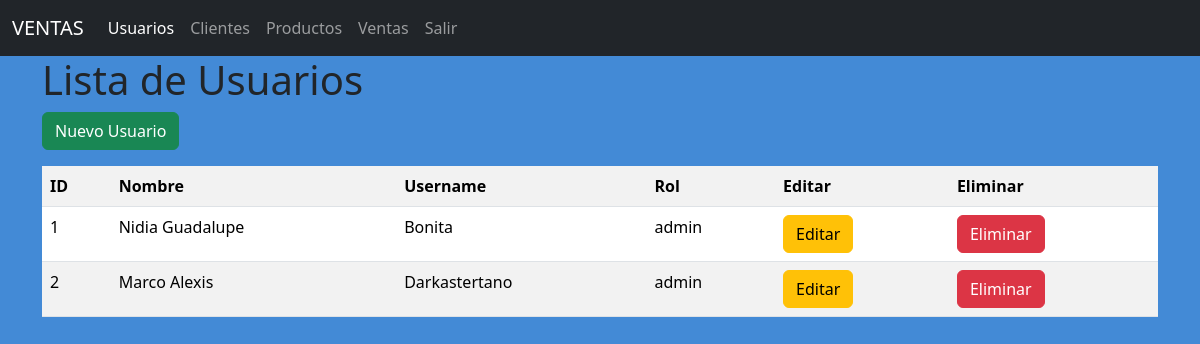
/usuarios/, run on an earlier commit of the app's database.
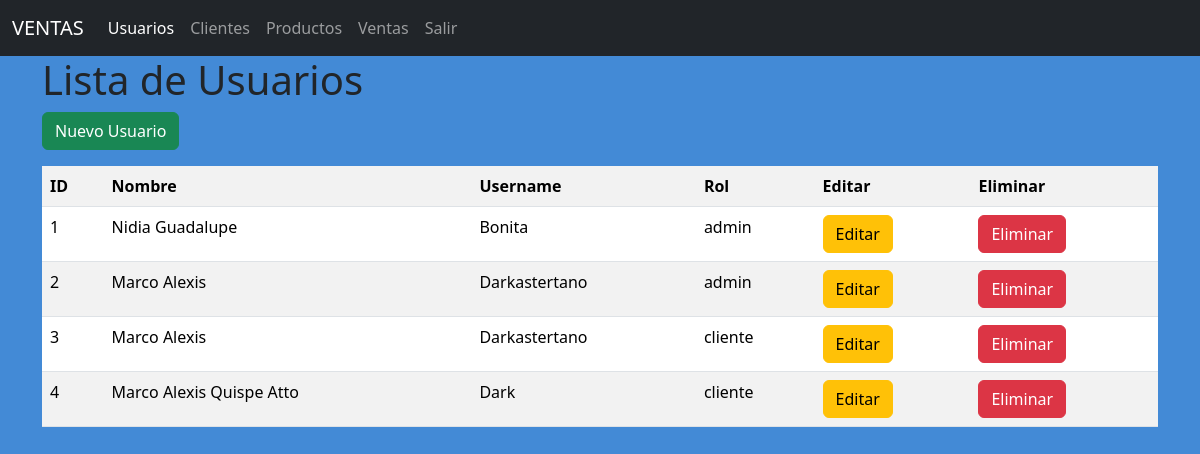
And on a later commit of the database.
### models/usuario_model.py (models this page shows, shortened)
class Usuario(db.Model, UserMixin):
    __tablename__ = "usuario"
    id = db.Column(db.Integer,primary_key = True)
    nombre = db.Column(db.String(80),nullable=False)
    username = db.Column(db.String(20),nullable=False)
    password = db.Column(db.String,nullable=False)
    rol = db.Column(db.String(20),nullable=False)
    @staticmethod
    def get_all():
        return Usuario.query.all()

### controllers/usuario_controller.py (the view)
@usuario_bp.route("/")
def index():
    usuarios = Usuario.get_all()
    return usuario_view.list(usuarios)

### run.py (called while the page is built)
@app.context_processor
def inject_active_path():
    def is_active(path):
        return 'active' if request.path == path else ''
    return (dict(is_active = is_active))

### views/usuario_view.py (called while the page is built)
def list(usuarios):
    return render_template('usuarios/index.html',usuarios= usuarios)

### templates/usuarios/index.html (shortened to what this page needs)
{% extends 'base.html' %}
{%block content%}
<h1>Lista de Usuarios</h1>
<a href="{{url_for('usuario.create')}}" class="btn btn-success mb-3">Nuevo Usuario</a>
<table class="table table-striped">
    <tr>
        <th>ID</th>
        <th>Nombre</th>
        <th>Username</th>
        <th>Rol</th>
        <th>Editar</th>
        <th>Eliminar</th>
    </tr>
    {%for item in usuarios%}
    <tr>
        <td>{{item.id}}</td>
        <td>{{item.nombre}}</td>
        <td>{{item.username}}</td>
        <td>{{item.rol}}</td>
        <td>
            <a href="{{url_for('usuario.edit',id=item.id)}}" class="btn btn-warning">Editar</a>
        </td>
        <td>
            <a href="{{url_for('usuario.delete',id=item.id)}}" class="btn btn-danger">Eliminar</a>
        </td>
    </tr>
    {%endfor%}
</table>
{% endblock %}

### templates/base.html (shortened to what this page needs)
<!doctype html>
<html lang="en">
  <head>
    <link href="https://cdn.jsdelivr.net/npm/bootstrap@5.3.6/dist/css/bootstrap.min.css" rel="stylesheet">
  </head>
  <body>
    <nav class="navbar navbar-expand-lg navbar-dark bg-dark">
        <div class="container-fluid">
          <a class="navbar-brand" href="#">VENTAS</a>
          <div class="collapse navbar-collapse" id="navbarNav">
            <ul class="navbar-nav">
              <li class="nav-item">
                <a class="nav-link {{is_active('/usuarios/')}}" aria-current="page" href="/usuarios/">Usuarios</a>
              </li>
              <li class="nav-item">
                <a class="nav-link {{is_active('/clientes/')}}" href="/clientes/">Clientes</a>
              </li>
              <li class="nav-item">
                <a class="nav-link {{is_active('/productos/')}}" href="/productos/">Productos</a>
              </li>
              <li class="nav-item">
                <a class="nav-link {{is_active('/ventas/')}}" href="/ventas/">Ventas</a>
              </li>
              <li class="nav-item">
                <a class="nav-link {{is_active('/')}}" href="/">Salir</a>
              </li>
            </ul>
          </div>
        </div>
      </nav>
    <div class="container">
      {% block content %}
      {% endblock %}
    </div>
  </body>
</html>

### templates/base.html (style rules this page uses)
body { background-color: rgb(67, 138, 214); }

What changed in the data, as far as the page shows it:
added Usuario: id "3", nombre "Marco Alexis", username "Darkastertano", rol "cliente"
added Usuario: id "4", nombre "Marco Alexis Quispe Atto", username "Dark", rol "cliente"
